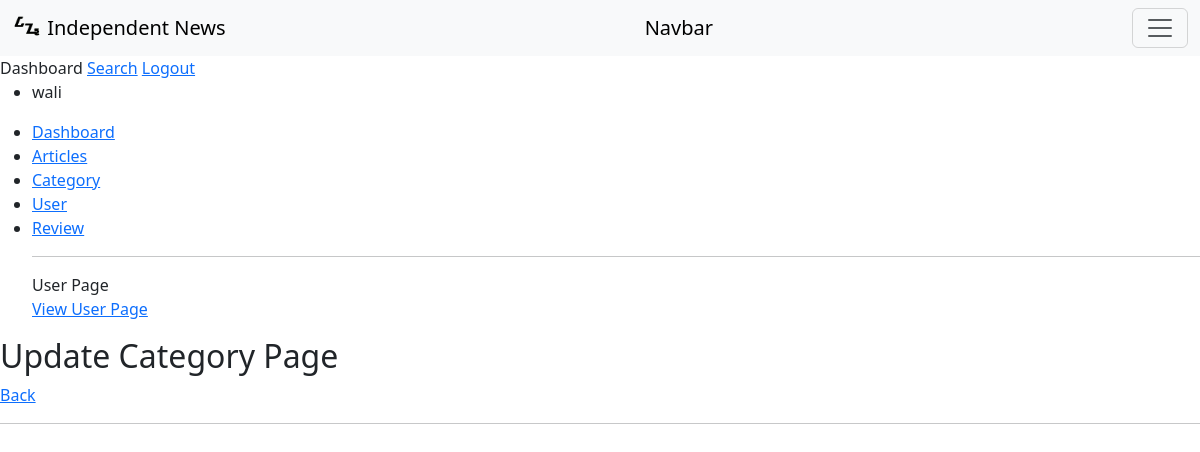
Page /pages/admin/crud/category/update.php?slug=automotive (signed in) on the earlier database version.
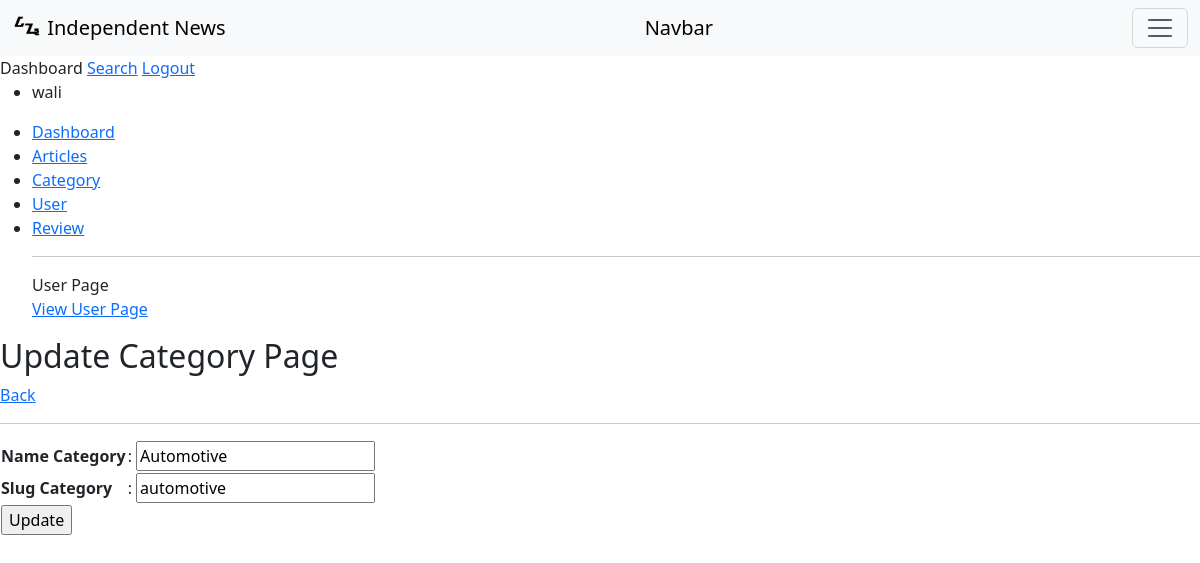
Same page on the later database version.
### tables this page shows
CREATE TABLE `categories` (
  `id_category` int(3) NOT NULL,
  `name_category` varchar(30) NOT NULL,
  `slug_category` varchar(30) NOT NULL
);

### pages/admin/crud/category/update.php (the view, shortened to what this page needs)
<!DOCTYPE html>
<html lang="en">
<head>
    <link href="https://cdn.jsdelivr.net/npm/bootstrap@5.3.0-alpha3/dist/css/bootstrap.min.css" rel="stylesheet">
    <link rel="stylesheet" href="https://cdn.jsdelivr.net/npm/bootstrap-icons@1.10.5/font/bootstrap-icons.css">
</head>
<body>
    <nav>
        <nav>
            <nav class="navbar bg-light">
                <div class="container-fluid">
                    <a class="navbar-brand" href="#">
                        <img src="..\..\..\..\img\logo\logo_nb.png" alt="Logo" width="30" height="24" class="d-inline-block align-text-top">
                        Independent <span>News</span>
                    </a>
                    <a class="navbar-brand" href="#">Navbar</a>
                    <button class="navbar-toggler" type="button" data-bs-toggle="collapse" data-bs-target="#navbarNav" aria-controls="navbarNav" aria-expanded="false" aria-label="Toggle navigation">
                        <span class="navbar-toggler-icon"></span>
                    </button>
            </nav>
            <div>
                <span>Dashboard</span>
                <a href="#">Search</a>
                <a href="../../../../auth/logout.php">Logout</a>
            </div>
        </nav>
        <section>
            <div>
                <ul>
                    <li><?php echo $_SESSION['username']; ?></li>
                </ul>
                <ul>
                    <li><a href="../../index.php">Dashboard</a></li>
                    <li><a href="../article/article.php">Articles</a></li>
                    <li><a href="category.php">Category</a></li>
                    <li><a href="../user/user.php">User</a></li>
                    <li><a href="../review/review.php">Review</a></li>
                    <hr size="2px" color="black">
                    <span>User Page</span> <br>
                    <a href="../../../user/index.php">View User Page</a>
                </ul>
            </div>
        </section>
        <section>
            <h2>Update Category Page</h2>
            <div>
                <a href="category.php">Back</a>
                <hr>
                <?php
                include "../../../../connection/connection.php";
                $slug = $_GET['slug'];
                $query = mysqli_query($con, "select * from categories where slug_category='$slug'") or die(mysqli_error($slug));
                while ($data = mysqli_fetch_array($query)) {
                ?>
                    <form method="POST" action="update-act.php">
                        <table>
                            <tr>
                                <th><label for="name_category">Name Category</label></th>
                                <td>
                                    : <input type="text" name="name_category" value="<?php echo $data['name_category']; ?>" placeholder="Name Category" autofocus required>
                                </td>
                            </tr>
                            <tr>
                                <th><label for="slug_category">Slug Category</label></th>
                                <td>
                                    : <input type="text" name="slug_category" value="<?php echo $data['slug_category']; ?>" id="slug_category" placeholder="Slug Category" required>
                                </td>
                            </tr>
                            <tr>
                                <td><input type="submit" name="update" id="" value="Update"></td>
                            </tr>
                        </table>
                    </form>
                <?php } ?>
            </div>
        </section>
</body>
</html>

Differences in the rows shown:
added categories: name_category "Automotive", slug_category "automotive"
